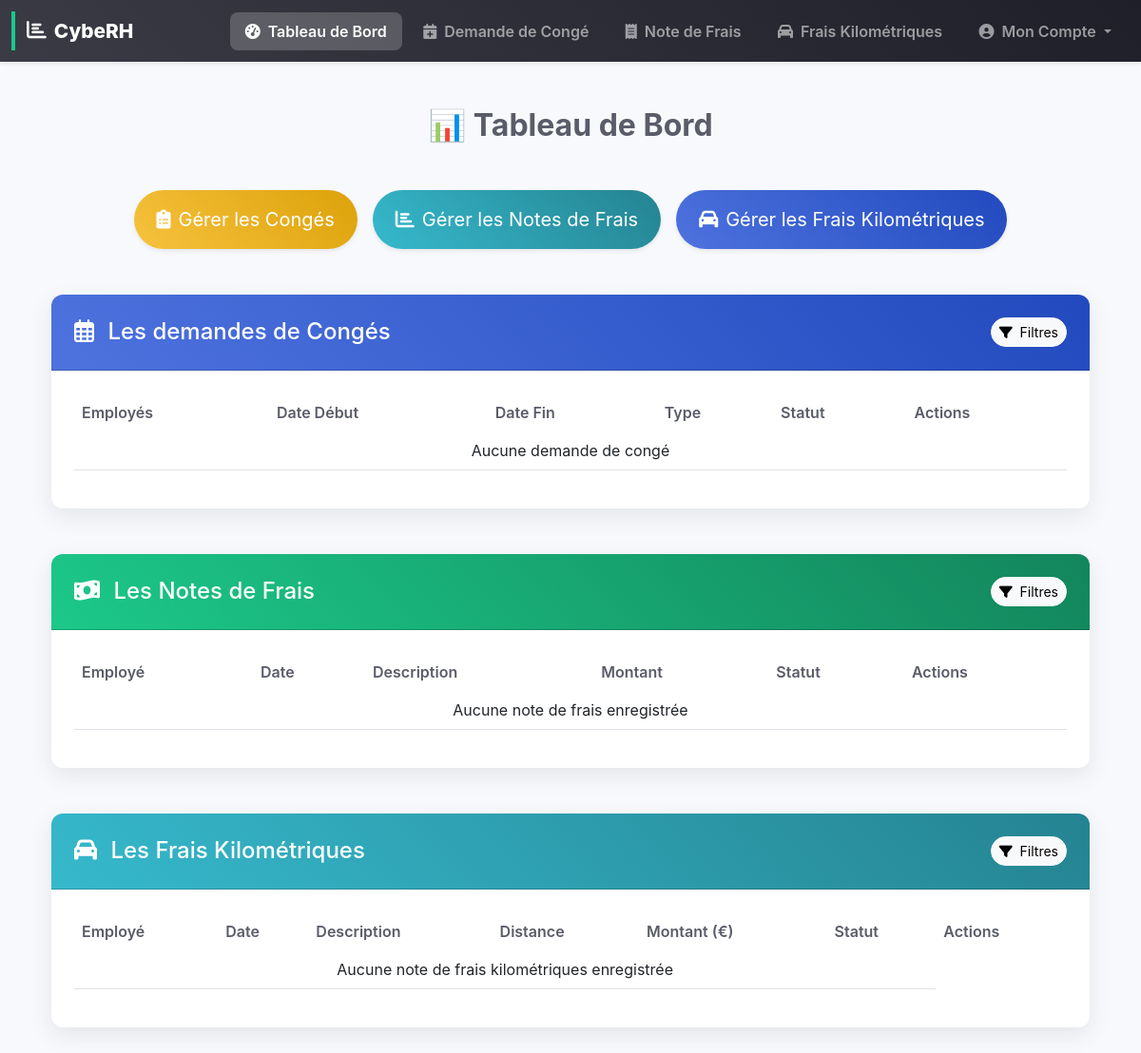
/dashboard/ (signed in), run on an earlier commit of the app's database.
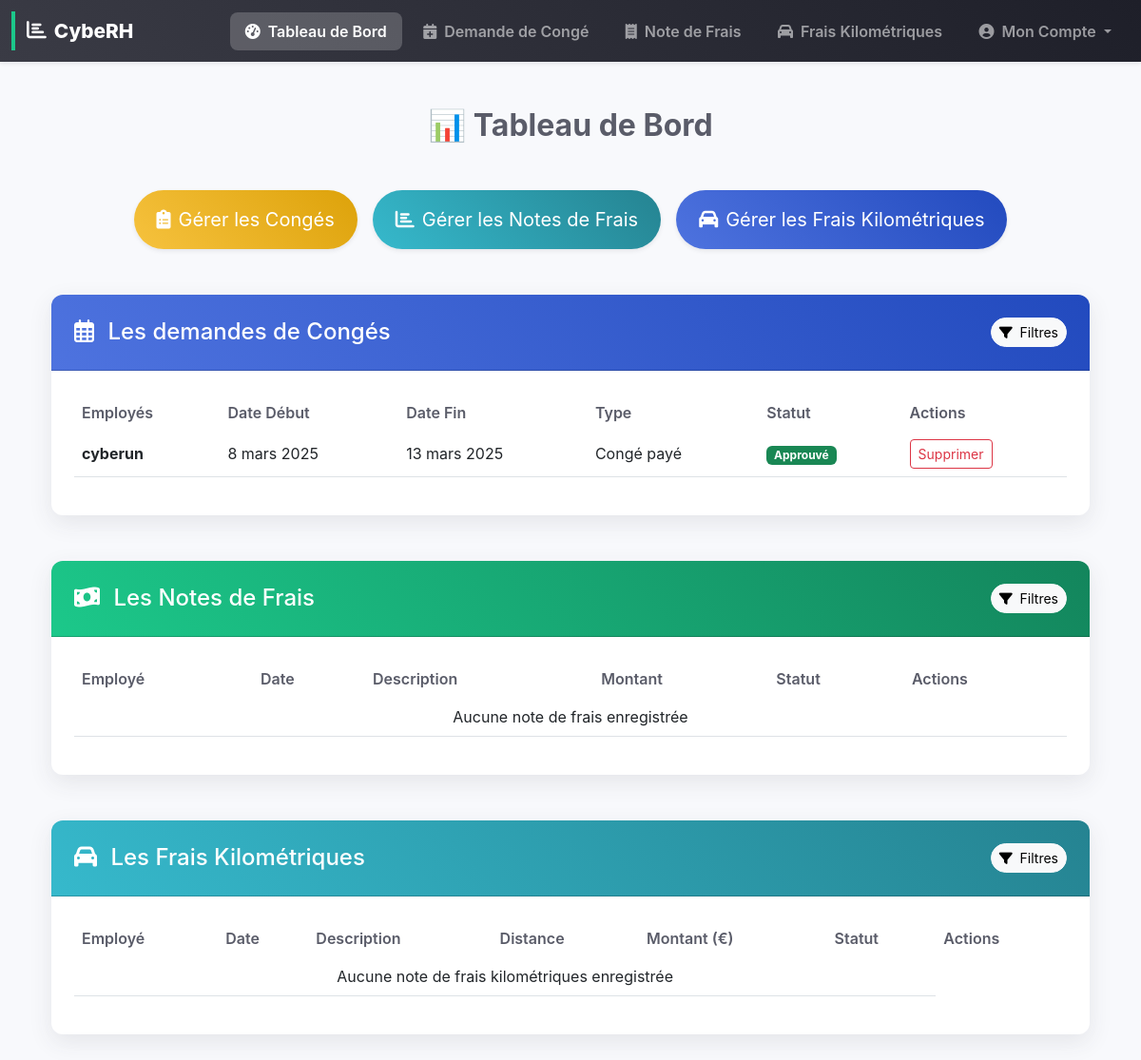
And on a later commit of the database.
### rh_management/models.py (models this page shows, shortened)
class LeaveRequest(models.Model):
    user = models.ForeignKey(User, on_delete=models.CASCADE)
    leave_type = models.CharField(max_length=10, choices=LEAVE_TYPES, default='CP')
    start_date = models.DateField()
    end_date = models.DateField()
    reason = models.TextField(blank=True, null=True)
    status = models.CharField(max_length=10, choices=STATUS_CHOICES, default='pending')
    created_at = models.DateTimeField(auto_now_add=True)
    attachment = models.FileField(upload_to='receipts/', blank=True, null=True)
    notification_emails = models.TextField(blank=True, null=True)

### rh_management/views.py (the view)
# urls.py: path("dashboard/", dashboard_view, name="dashboard"),
@login_required
def dashboard_view(request):
    new_leave_requests_count = LeaveRequest.objects.filter(status='pending').count()
    new_expense_reports_count = ExpenseReport.objects.filter(status='pending').count()
    new_kilometric_expenses_count = KilometricExpense.objects.filter(status='pending').count()
    is_superuser = request.user.is_superuser
    is_hr = is_rh(request.user)  # Utilisation de la fonction is_rh
    is_admin_flag = request.user.is_superuser
    is_rh_flag = is_rh(request.user)  # Utilisation cohérente de la même fonction
    is_encadrant_flag = is_encadrant(request.user)
    is_stp_flag = is_stp(request.user)
    is_employee_flag = (request.user.groups.filter(name="Employé").exists() or
                       not (is_admin_flag or is_rh_flag or is_encadrant_flag or is_stp_flag))
    if is_admin_flag or is_rh_flag or is_encadrant_flag:  # Ajout explicite de is_encadrant_flag
        leave_requests = LeaveRequest.objects.all().order_by('-created_at')[:10]
        expense_reports = ExpenseReport.objects.all().order_by('-date')[:10]
        kilometric_expenses = KilometricExpense.objects.all().order_by('-date')[:10]
    else:
        leave_requests = LeaveRequest.objects.filter(user=request.user).order_by('-created_at')
        expense_reports = ExpenseReport.objects.filter(user=request.user).order_by('-date')
        kilometric_expenses = KilometricExpense.objects.filter(user=request.user).order_by('-date')
    context = {
        "is_admin": is_admin_flag,
        "is_rh": is_rh_flag,
        "is_encadrant": is_encadrant_flag,
        "is_stp": is_stp_flag,
        "is_employee": is_employee_flag,
        "leave_requests": leave_requests,
        "expense_reports": expense_reports,
        "kilometric_expenses": kilometric_expenses,
        "new_leave_requests_count": new_leave_requests_count,
        "new_expense_reports_count": new_expense_reports_count,
        "new_kilometric_expenses_count": new_kilometric_expenses_count,
    }
    return render(request, 'rh_management/dashboard.html', context)

### rh_management/views.py (called while the page is built)
def is_rh(user):
    return user.is_staff or user.groups.filter(name="HR").exists()

def is_encadrant(user):
    return user.groups.filter(name="Encadrant").exists()

def is_stp(user):
    return user.groups.filter(name="STP").exists()

### templates/rh_management/dashboard.html (shortened to what the changed rows need)
{% extends "base.html" %}
{% block content %}
<div class="container mt-5">
    <h2 class="text-center mb-5 fw-bold">📊 Tableau de Bord</h2>
    {% if is_rh or is_admin %}
    <div class="row">
        <div class="col-12">
            <div class="card border-0 shadow-lg rounded-4 overflow-hidden mb-5">
                <div class="card-body p-4">
                    <div class="table-responsive">
                        <table class="table table-hover align-middle">
                            <thead>
                                <tr>
                                    <th class="border-0">Employés</th>
                                    <th class="border-0">Date Début</th>
                                    <th class="border-0">Date Fin</th>
                                    <th class="border-0">Type</th>
                                    <th class="border-0">Statut</th>
                                    {% if is_admin %}
                                    <th class="border-0">Actions</th>
                                    {% endif %}
                                </tr>
                            </thead>
                            <tbody id="leave_requests_body">
                                {% if leave_requests %}
                                    {% for leave in leave_requests %}
                                        <tr data-id="{{ leave.id }}">
                                            <td><span class="fw-bold">{{ leave.user.username }}</span></td>
                                            <td>{{ leave.start_date }}</td>
                                            <td>{{ leave.end_date }}</td>
                                            <td>{{ leave.get_leave_type_display }}</td>
                                            <td>
                                                <span class="badge bg-{% if leave.status == 'approved' %}success{% elif leave.status == 'rejected' %}danger{% else %}warning{% endif %}">
                                                    {% if leave.status == 'approved' %}Approuvé{% elif leave.status == 'rejected' %}Refusé{% else %}En attente{% endif %}
                                                </span>
                                            </td>
                                            {% if is_admin %}
                                            <td>
                                                <form method="post" action="{% url 'delete_leave' leave.id %}">
                                                    <button type="submit" class="btn btn-outline-danger btn-sm">Supprimer</button>
                                                </form>
                                            </td>
                                            {% endif %}
                                        </tr>
                                    {% endfor %}
                                {% else %}
                                    <tr><td colspan="6" class="text-center">Aucune demande de congé</td></tr>
                                {% endif %}
                            </tbody>
                        </table>
                    </div>
                </div>
            </div>
            <div class="card border-0 shadow-lg rounded-4 overflow-hidden mb-5">
                <div class="card-body p-4">
                    <div class="table-responsive">
                        <table class="table table-hover align-middle">
                            <thead>
                                <tr>
                                    <th class="border-0">Employé</th>
                                    <th class="border-0">Date</th>
                                    <th class="border-0">Description</th>
                                    <th class="border-0">Montant</th>
                                    <th class="border-0">Statut</th>
                                    {% if is_admin %}
                                    <th class="border-0">Actions</th>
                                    {% endif %}
                                </tr>
                            </thead>
                        </table>
                    </div>
                </div>
            </div>
            <div class="card border-0 shadow-lg rounded-4 overflow-hidden mb-5">
                <div class="card-body p-4">
                    <div class="table-responsive">
                        <table class="table table-hover align-middle">
                            <thead>
                                <tr>
                                    <th class="border-0">Employé</th>
                                    <th class="border-0">Date</th>
                                    <th class="border-0">Description</th>
                                    <th class="border-0">Distance</th>
                                    <th class="border-0">Montant (€)</th>
                                    <th class="border-0">Statut</th>
                                    {% if is_admin %}
                                    <th class="border-0">Actions</th>
                                    {% endif %}
                                </tr>
                            </thead>
                        </table>
                    </div>
                </div>
            </div>
        </div>
    </div>
    {% endif %}
</div>
{% endblock %}

What changed in the data, as far as the page shows it:
added LeaveRequest: user.username "cyberun", start_date "8 mars 2025", end_date "13 mars 2025", leave_type "Congé payé", status "Approuvé"
Also different on the page:
text no longer shown: "Aucune demande de congé"
